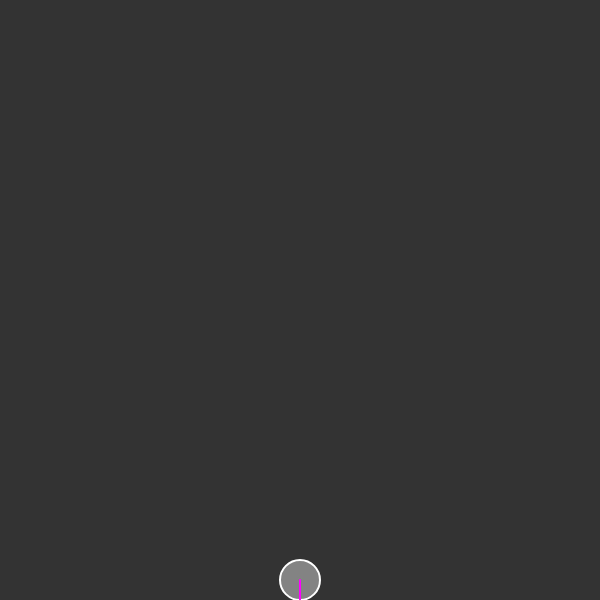
Frame 1 (no input)
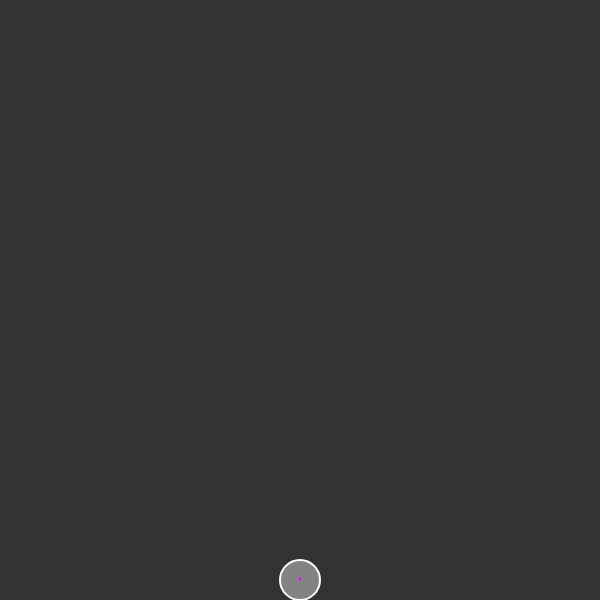
Frame 60 (no input)
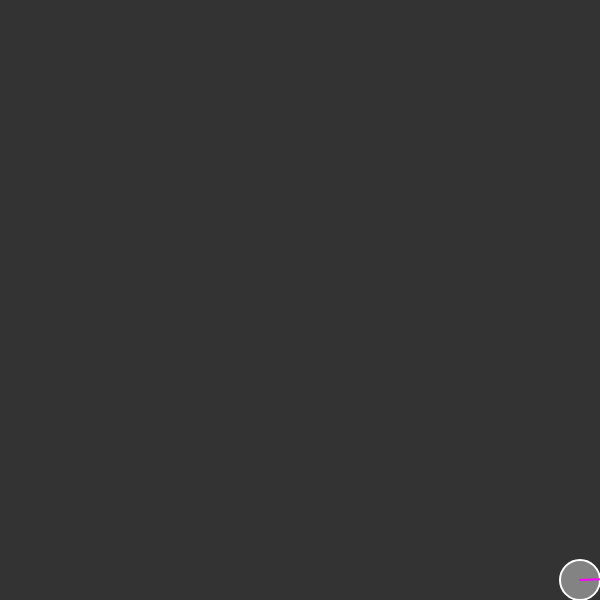
Frame 120 (the mouse pressed at the canvas centre since frame 60)

The p5.js sketch that drew these frames (run headless with seeded random() and noise() and a simulated clock; from frame 60 on, the mouse is pressed at the canvas centre):

// p5.js sketch
// ── sketch.js
let moverA;
let moverB;

function setup() {
	createCanvas(600, 600);
  mover = new Mover(300,600, 4);
}

function draw() {
	background(51);

	let gravity = createVector(0,.5);
	let weightA = p5.Vector.mult(gravity, mover.mass); //calculates weight force by multiplying gravity times mass

	mover.applyForce(weightA);

	if(mouseIsPressed)//when you hold the mouse, the wind blows
	{
		let windSpeed = 1;
		let wind = createVector(windSpeed,0);
		mover.applyForce(wind);
	}


	mover.friction();
	mover.showVelocity();
	mover.update();
	mover.edges();
	mover.show();

}

function keyPressed() {
  	let jump = createVector(0, -50);
		mover.applyForce(jump);
  }

// ── Mover.js
class Mover
{
  constructor(x, y, m)
  {
    this.pos = createVector(x,y);
    this.vel = createVector(0,0);
    this.acc = createVector(0,0);
    this.mass = m;
    this.r = sqrt(this.mass) * 10; //scales the objects according to their mass
    this.direction = createVector(0,0);
  }

  friction()
  {
    let dif = height - (this.pos.y + this.r);
    if(dif < 1)
    {
      let friction = this.vel.copy();
      friction.normalize();
      friction.mult(-1);

      let mu = 0.1;
      let normal = this.mass;
      friction.setMag(mu * normal);

      this.applyForce(friction);

    }
  }

  applyForce(force)
  {
    let f = p5.Vector.div(force, this.mass); // A = F/M calculates acceleration according to mass
    this.acc.add(f);//adds new acceleration to old acceleration
  }

  edges()
  {
    if (this.pos.y >= height - this.r)
    {
      this.pos.y = height - this.r;
      this.vel.y *= -1;
    }
    // if (this.pos.y <= 0 + this.r)
    // {
    //   this.pos.y = 0 + this.r;
    //   this.vel.y *= -1;
    // }
    if (this.pos.x >= width - this.r)
    {
      this.pos.x = width - this.r;
      this.vel.x *= -1;
    }
    if (this.pos.x <= 0 + this.r)
    {
      this.pos.x = 0 + this.r;
      this.vel.x *= -1;
    }
  }

  showVelocity()
  {
    this.direction = p5.Vector.add(this.pos, this.vel);
    let scale = p5.Vector.mult(this.vel, 2.5);
    this.direction.add(scale);
  }

  update()
  {
    this.vel.add(this.acc);//adds acceleration to velocity to get new velocity
    this.pos.add(this.vel);//adds velocity to position to get new position
    this.acc.set(0,0); //resets acceleration
  }
  show()
  {
    stroke(255);
    strokeWeight(2);
    fill(255,100);
    ellipse(this.pos.x, this.pos.y, this.r *2, this.r * 2);



    stroke(255,0,255);
    line(this.pos.x, this.pos.y, this.direction.x, this.direction.y);
  }
}
